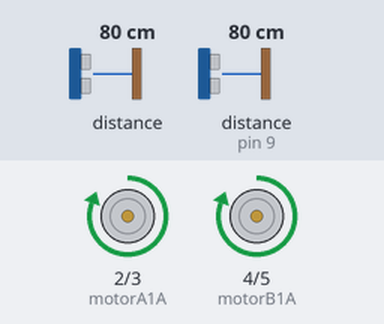
Recording of a sketch running on a simulated Arduino Uno, built with avr-gcc and run on an emulated ATmega328P. Shown: motor-driver pin pairs drawn as motors (green arrow = first pin HIGH = forward, orange = second pin HIGH = backward, longer = more drive). The test bench sets the inputs (shaded band); at power-on: distance to the obstacle (sensor on pin 9) 80 cm, distance to the obstacle 80 cm. The echo pulse lasts 58.3 µs per cm.

Above: at 1.3 s.
1.4 s: distance to the obstacle (sensor on pin 9) set to 33 cm
4.4 s: distance to the obstacle (sensor on pin 9) set to 28 cm
At 5.5 s:
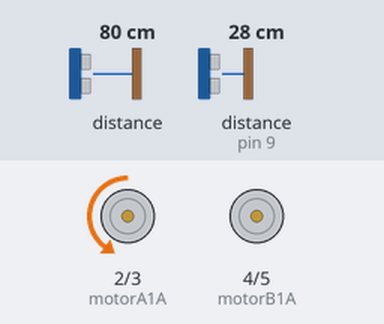
Timing chart, 0 to 13.4 s (numbered marks = the images above; inputs shaded):
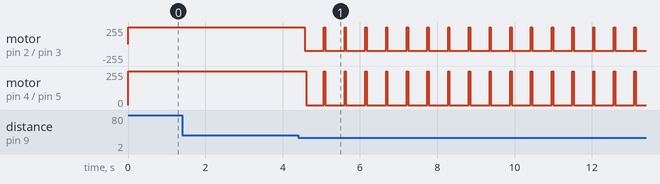

The sketch:

mini_veiculo_autonomo.ino
```cpp
//Indra Rani Araujo
//Mini Veiculo Autonomo
//2023
#include <Ultrasonic.h>
#include "Adafruit_VL53L0X.h"

//Pinos dos motores
int motorA1A = 2;
int motorA1B = 3;
int motorB1A = 4;
int motorB1B = 5;

//Pinos do sensor ultrassônico
int trigger = 8;
int echo = 9;

//  Inicializa o sensor ultrasonico nos pinos
Ultrasonic ultrasonic(trigger, echo);

//Instancia objeto do sensor infravermelho
Adafruit_VL53L0X infravermelho = Adafruit_VL53L0X();

void setup() {
  pinMode(motorA1A, OUTPUT);
  pinMode(motorA1B, OUTPUT);
  pinMode(motorB1A, OUTPUT);
  pinMode(motorB1B, OUTPUT);
  // Define todos os pinos dos motores para LOW
  resetar();

  infravermelho.begin();

//   Serial.begin(115200);
}

void loop() {
  frente();
  // descobre se tem parede na frente
  float distancia_frente = distanciaUltrassonico();
  if (distancia_frente <= 30 || distancia_frente >= 3000) { // se tiver parede na frente a 30 cm de distância
    float distancia_direita = distanciaInfravermelho(); // descobre se tem parede do lado direito
    if (distancia_direita <= 20) {    // se tiver parede do lado direito a 20 cm de distância
      resetar();
      esquerda(); // carrinho vira para a esquerda
    } else { // senão, carrinho vira para a direita
      resetar();
      direita();
    }
  }
  delay(500); //tempo para virar
  resetar();
}
```

movimentos.ino
```cpp
void frente() {
  digitalWrite(motorA1A, HIGH);
  digitalWrite(motorA1B, LOW);
  digitalWrite(motorB1A, HIGH);
  digitalWrite(motorB1B, LOW);
  analogWrite(motorA1A, 220);
  analogWrite(motorB1A, 255);
}

void esquerda() {
  digitalWrite(motorA1A, LOW);
  digitalWrite(motorA1B, HIGH);
  digitalWrite(motorB1A, HIGH);
  digitalWrite(motorB1B, LOW);
  analogWrite(motorA1A, 100);
  analogWrite(motorB1B, 100);
}

void direita() {
  digitalWrite(motorA1A, LOW);
  digitalWrite(motorA1B, HIGH);
  digitalWrite(motorB1A, HIGH);
  digitalWrite(motorB1B, LOW);
  analogWrite(motorB1A, 100);
  analogWrite(motorA1B, 100);

}

void resetar(){
  digitalWrite(motorA1A, LOW);
  digitalWrite(motorA1B, LOW);
  digitalWrite(motorB1A, LOW);
  digitalWrite(motorB1B, LOW);

}
```

sensores.ino
```cpp
// ULTRASSONICO
float distanciaUltrassonico() {
  float cmMsec;
  //  Tempo de retorno entre ondas
  long microsec = ultrasonic.timing();
  // Calculo da distância de acordo com o tempo
  cmMsec = ultrasonic.convert(microsec, Ultrasonic::CM);
  return cmMsec;
}

// INFRAVERMELHO
float distanciaInfravermelho() {
  VL53L0X_RangingMeasurementData_t measure;

  infravermelho.rangingTest(&measure, false);

  if (measure.RangeStatus != 4) {
    return measure.RangeMilliMeter/10;
  }
}
```

Measured:
- the behaviour switches between 31 and 30 cm on distance to the obstacle (sensor on pin 9) (found by bisection; images 0 and 1)
- after the input at 4.4 s, motor on pin 2 (motorA1A) / pin 3 (motorA1B): alternates forward 255/255 for 0.04 s and backward 100/255 for 0.50 s, starting after 0.17 s; motor on pin 4 (motorB1A) / pin 5 (motorB1B): alternates forward 255/255 for 0.04 s and stopped for 0.50 s, starting after 0.21 s
